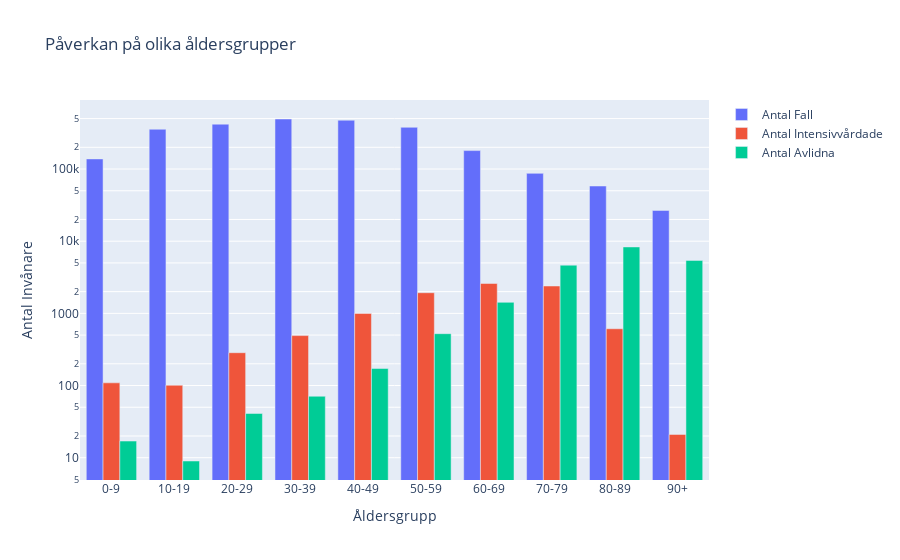

Notebook code for this chart:
### Markdown cell above
---
## Plotting amount of infections, intensive care patients and deaths in different age groups
This shows a fairly clear view, but it can be made more clear by taking intensive care patients and deaths compared to amount of cases

### Code cell
# plot showing how badly different age groups are affected by the virus
px.bar(
    df,
    x="Åldersgrupp",
    y=["Antal Fall", "Antal Intensivvårdade", "Antal Avlidna"],
    barmode="group",
    log_y=True,
    title = "Påverkan på olika åldersgrupper",
    labels = {"value": "Antal Invånare", "variable": ""}
)

### Figure 1 — Plotly figure (JSON) as saved in the notebook; plotly's stock layout.template omitted (floating-point values rounded to 4 significant figures)
{"data": [{"alignmentgroup": "True", "hovertemplate": "=Antal Fall<br>Åldersgrupp=%{x}<br>Antal Invånare=%{y}<extra></extra>", "legendgroup": "Antal Fall", "marker": {"color": "#636efa", "pattern": {"shape": ""}}, "name": "Antal Fall", "offsetgroup": "Antal Fall", "orientation": "v", "showlegend": true, "textposition": "auto", "type": "bar", "x": ["0-9", "10-19", "20-29", "30-39", "40-49", "50-59", "60-69", "70-79", "80-89", "90+"], "xaxis": "x", "y": [138071, 355823, 418506, 493443, 474702, 378468, 180079, 87096, 58170, 26677], "yaxis": "y"}, {"alignmentgroup": "True", "hovertemplate": "=Antal Intensivvårdade<br>Åldersgrupp=%{x}<br>Antal Invånare=%{y}<extra></extra>", "legendgroup": "Antal Intensivvårdade", "marker": {"color": "#EF553B", "pattern": {"shape": ""}}, "name": "Antal Intensivvårdade", "offsetgroup": "Antal Intensivvårdade", "orientation": "v", "showlegend": true, "textposition": "auto", "type": "bar", "x": ["0-9", "10-19", "20-29", "30-39", "40-49", "50-59", "60-69", "70-79", "80-89", "90+"], "xaxis": "x", "y": [109, 101, 285, 492, 997, 1932, 2595, 2394, 612, 21], "yaxis": "y"}, {"alignmentgroup": "True", "hovertemplate": "=Antal Avlidna<br>Åldersgrupp=%{x}<br>Antal Invånare=%{y}<extra></extra>", "legendgroup": "Antal Avlidna", "marker": {"color": "#00cc96", "pattern": {"shape": ""}}, "name": "Antal Avlidna", "offsetgroup": "Antal Avlidna", "orientation": "v", "showlegend": true, "textposition": "auto", "type": "bar", "x": ["0-9", "10-19", "20-29", "30-39", "40-49", "50-59", "60-69", "70-79", "80-89", "90+"], "xaxis": "x", "y": [17, 9, 41, 71, 172, 523, 1422, 4654, 8326, 5420], "yaxis": "y"}], "layout": {"barmode": "group", "legend": {"title": {"text": ""}, "tracegroupgap": 0}, "title": {"text": "Påverkan på olika åldersgrupper"}, "xaxis": {"anchor": "y", "domain": [0, 1], "title": {"text": "Åldersgrupp"}}, "yaxis": {"anchor": "x", "domain": [0, 1], "title": {"text": "Antal Invånare"}, "type": "log"}}}
